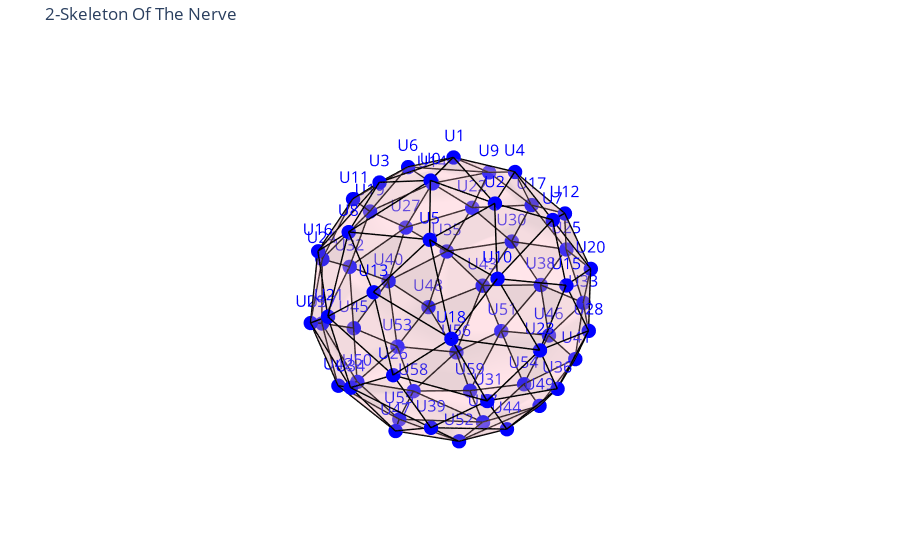

Source (notebook cell):
### Markdown cell above
Notice that the Euler characteristic for the nerve of our (good) open cover is $\chi = 60 - 174 + 116 = 2$, which is consistent with $\mathbb{S}^{2}$. Furthermore, our cover is especially simple in that it has no 3-simplices.  Run the cell below to optionally view an interactive visualization of the nerve.

### Code cell
fig = s2_cover.show_nerve()
plt.show()
